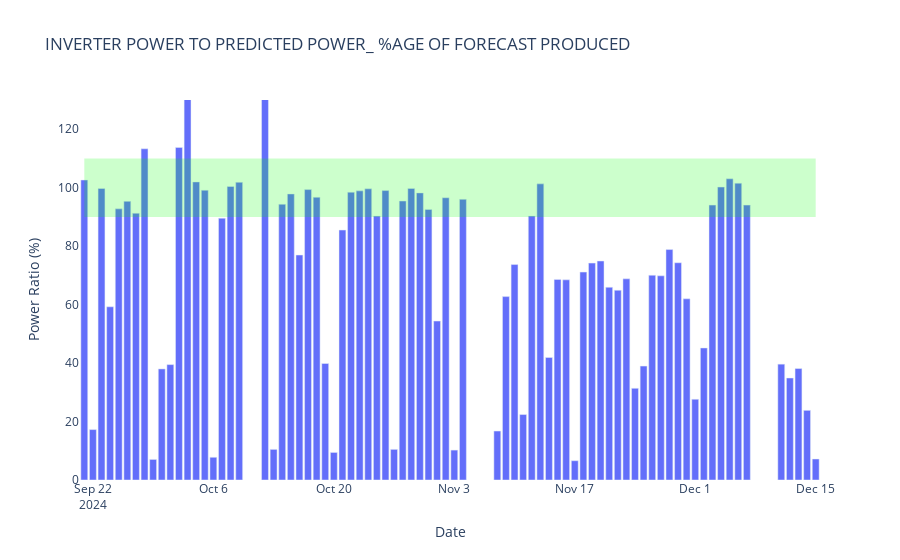

Source (notebook cell):
### Markdown cell above
Percentage of Forecast Produced = [Actual Generated Power / Forecasted Power] * 100

### Code cell
# Create the plot
fig3 = px.bar(df_daily, x='Date', y='Power Ratio (%)', title='INVERTER POWER TO PREDICTED POWER_ %AGE OF FORECAST PRODUCED')

# Add a shaded region between 90 and 110 on the y-axis
fig3.add_shape(
    type='rect',
    x0=df_daily['Date'].min(),
    x1=df_daily['Date'].max(),
    y0=90,
    y1=110,
    fillcolor='rgba(0, 255, 0, 0.2)',  # Greenish transparent color
    line=dict(color='rgba(0, 255, 0, 0)'),
    name='Target Range (90-110)'
)

# Update layout for better styling
fig3.update_layout(
    xaxis_title='Date',
    yaxis_title='Power Ratio (%)',
    template='plotly',
    plot_bgcolor='white',                           # White background for the plot
    paper_bgcolor='white',                          # White paper background
    yaxis=dict(
        range=[0, 130],                             # Set the y-axis range between 50 and 120
    ),
    legend=dict(x=0, y=1.1, orientation='h')        # Move the legend for better readability
)
fig3.show()                                         # Show the final plot

### Figure 1 — Plotly figure (JSON) as saved in the notebook; plotly's stock layout.template omitted (floating-point values rounded to 4 significant figures)
{"data": [{"alignmentgroup": "True", "hovertemplate": "Date=%{x}<br>Power Ratio (%)=%{y}<extra></extra>", "legendgroup": "", "marker": {"color": "#636efa", "pattern": {"shape": ""}}, "name": "", "offsetgroup": "", "orientation": "v", "showlegend": false, "textposition": "auto", "type": "bar", "x": ["2024-09-21T00:00:00", "2024-09-22T00:00:00", "2024-09-23T00:00:00", "2024-09-24T00:00:00", "2024-09-25T00:00:00", "2024-09-26T00:00:00", "2024-09-27T00:00:00", "2024-09-28T00:00:00", "2024-09-29T00:00:00", "2024-09-30T00:00:00", "2024-10-01T00:00:00", "2024-10-02T00:00:00", "2024-10-03T00:00:00", "2024-10-04T00:00:00", "2024-10-05T00:00:00", "2024-10-06T00:00:00", "2024-10-07T00:00:00", "2024-10-08T00:00:00", "2024-10-09T00:00:00", "2024-10-12T00:00:00", "2024-10-13T00:00:00", "2024-10-14T00:00:00", "2024-10-15T00:00:00", "2024-10-16T00:00:00", "2024-10-17T00:00:00", "2024-10-18T00:00:00", "2024-10-19T00:00:00", "2024-10-20T00:00:00", "2024-10-21T00:00:00", "2024-10-22T00:00:00", "2024-10-23T00:00:00", "2024-10-24T00:00:00", "2024-10-25T00:00:00", "2024-10-26T00:00:00", "2024-10-27T00:00:00", "2024-10-28T00:00:00", "2024-10-29T00:00:00", "2024-10-30T00:00:00", "2024-10-31T00:00:00", "2024-11-01T00:00:00", "2024-11-02T00:00:00", "2024-11-03T00:00:00", "2024-11-04T00:00:00", "2024-11-08T00:00:00", "2024-11-09T00:00:00", "2024-11-10T00:00:00", "2024-11-11T00:00:00", "2024-11-12T00:00:00", "2024-11-13T00:00:00", "2024-11-14T00:00:00", "2024-11-15T00:00:00", "2024-11-16T00:00:00", "2024-11-17T00:00:00", "2024-11-18T00:00:00", "2024-11-19T00:00:00", "2024-11-20T00:00:00", "2024-11-21T00:00:00", "2024-11-22T00:00:00", "2024-11-23T00:00:00", "2024-11-24T00:00:00", "2024-11-25T00:00:00", "2024-11-26T00:00:00", "2024-11-27T00:00:00", "2024-11-28T00:00:00", "2024-11-29T00:00:00", "2024-11-30T00:00:00", "2024-12-01T00:00:00", "2024-12-02T00:00:00", "2024-12-03T00:00:00", "2024-12-04T00:00:00", "2024-12-05T00:00:00", "2024-12-06T00:00:00", "2024-12-07T00:00:00", "2024-12-11T00:00:00", "2024-12-12T00:00:00", "2024-12-13T00:00:00", "2024-12-14T00:00:00", "2024-12-15T00:00:00"], "xaxis": "x", "y": [102.6, 17.25, 99.72, 59.25, 92.76, 95.33, 91.26, 113.3, 7.031, 38.0, 39.47, 113.8, 168.5, 102.0, 99.14, 7.772, 89.57, 100.4, 101.9, 132.8, 10.47, 94.32, 97.86, 76.96, 99.35, 96.72, 39.85, 9.422, 85.5, 98.45, 98.91, 99.61, 90.31, 99.01, 10.48, 95.43, 99.73, 98.22, 92.56, 54.37, 96.56, 10.23, 96.02, 16.75, 62.73, 73.7, 22.39, 90.32, 101.3, 41.91, 68.63, 68.47, 6.595, 71.13, 74.2, 74.92, 65.93, 64.93, 68.81, 31.37, 38.98, 70.04, 69.85, 78.84, 74.32, 61.97, 27.63, 45.17, 94.04, 100.2, 103.0, 101.5, 94.04, 39.63, 34.89, 38.13, 23.83, 7.18], "yaxis": "y"}], "layout": {"barmode": "relative", "legend": {"orientation": "h", "tracegroupgap": 0, "x": 0, "y": 1.1}, "paper_bgcolor": "white", "plot_bgcolor": "white", "shapes": [{"fillcolor": "rgba(0, 255, 0, 0.2)", "line": {"color": "rgba(0, 255, 0, 0)"}, "name": "Target Range (90-110)", "type": "rect", "x0": "2024-09-21T00:00:00", "x1": "2024-12-15T00:00:00", "y0": 90, "y1": 110}], "title": {"text": "INVERTER POWER TO PREDICTED POWER_ %AGE OF FORECAST PRODUCED"}, "xaxis": {"anchor": "y", "domain": [0, 1], "title": {"text": "Date"}}, "yaxis": {"anchor": "x", "domain": [0, 1], "range": [0, 130], "title": {"text": "Power Ratio (%)"}}}}
